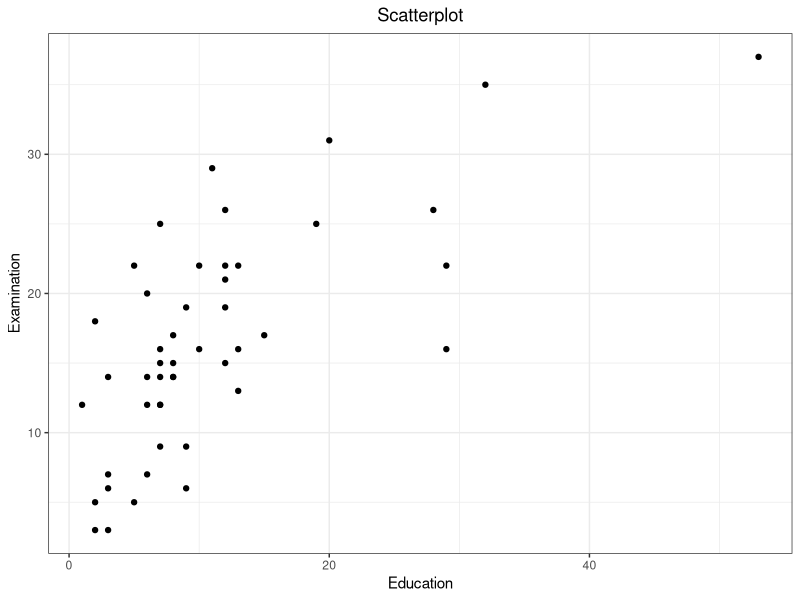

Recreate this plot in R.
## ---- chunk 1
knitr::opts_chunk$set(cache = TRUE, include = TRUE)
## ---- chunk 2

vec1 <- rep(5, 10) #vector of ten 5s

vec2 <- c(1:10) #vector counting from 1 to 10

vec3 <- seq(from = 1, to = 10, by = 1) #vector counting from 1 to 10

vec4 <- rep(NA, 10) #vector of 10 NAss

all_vecs <- cbind(vec1, vec2, vec3, vec4) #bind vectorss together using cbind
#we get four columns and ten rows

all_vecs2 <- rbind(vec1, vec2, vec3, vec4) #bind vectors together using rbind
#we get ten columns and four rows

## ---- chunk 3
set.seed(425)

#simulate 100 draws from N(2, 4)
draws <- rnorm(100, 2, 4)

#calculate proportion of draws above 3.1
sum(draws > 3.1)/length(draws)
#0.39

#using pnorm to retrieve the expected proportion of draws above 1.5
1 - pnorm(3.1, 2, 4)
#just about matches above!

#repeating the above with 100,000 draws
draws2 <- rnorm(10000, 2, 4)
sum(draws2 > 3.1)/length(draws2)
#0.3864, very similar

#We simulated 1 - CDF of N(2, 4) at x = 3.1 

## ---- chunk 4
#creating a container (here, a vector) into which we can dump the 1s and 0s. 
#We could do this with c() but it's more efficient to create
#a container of the proper size first 
draws_new <- vector("integer", length(draws))

#for loop that fills the container with 1 when draws > 3.1 and 0 elsewise
for (i in 1:length(draws)){
  if(draws[i] > 3.1){
    draws_new[i] <- 1
  } else draws_new[i] <- 0
}

sum(draws_new) #the number here looks familiar, no?

#repeat above using ifelse
draws_new2 <- ifelse(draws > 3.1, 1, 0)

#checking to make sure we have the same number
sum(draws_new2)
#yay! it is the same.

## ---- chunk 5
#loading in swiss dataset
data(swiss)

#find number of variables and number of observations
ncol(swiss); nrow(swiss)
#six variables, 47 observations

#summary
summary(swiss$Catholic)

#creating protestant variable
swiss$Protestant <- 100 - swiss$Catholic

#summary
summary(swiss$Protestant)

#finding mean of Protestant
mean(swiss$Protestant)
#58.86

## ---- chunk 6
#finding the type of swisss
class(swiss) 
typeof(swiss)

#corece swiss to a list
swiss_list <- as.list(swiss)

#View
View(swiss_list)

#get length of swiss dataset 
length(swiss)

#7 - this is because swiss is a dataframe and a dataframe is really a list of
#same length vectors. This fact helps dataframes mimic matrices.

#this is an example matrix
test_mat <- matrix(c(1, 0, 3, 2, 4, 5, 6, 8), nrow = 4, ncol = 2)
#this is the length
length(test_mat)
#8

#?length()
## ---- chunk 7
#creating container for for loop
medians <- vector("double", ncol(swiss))

#for loop that finds the median for each variable (column)
for (i in seq_along(swiss)){
  medians[i] <- median(swiss[, i])
}

#assigning the names of swiss (variable names/column headers) to the median
#vector
names(medians) <- names(swiss)

#print
print(medians)
## ---- chunk 8
#examine functions
?apply()
?sapply()
?lapply()


#using apply
medians2 <- apply(swiss, 2, median)
print(medians2)
typeof(medians2)
#it created a named vector

#using lapply
medians3 <- lapply(swiss, median)
print(medians3)
typeof(medians3)
#outputs a named list

#using sapply
medians4 <- sapply(swiss, median)
print(medians4)
typeof(medians4)
#outputs a named vector
## ---- chunk 9
library(ggplot2)

ggplot(swiss, aes(x = Education, y = Examination)) +
  geom_point() + 
  labs(x = "Education", y = "Examination", title = "Scatterplot") +
  theme_bw() +
  theme(plot.title = element_text(hjust = 0.5))

#looks there there could be a positive relationship between Examination and
#Education - as Examination score increases, Education also increases

## ---- chunk 10
#example 1
fun_ex1 <- function(params) {
  x <- params[1]
  y <- params[2]
  
  result <- x*y
  
  return(result)
}

#evaluate
fun_ex1(c(3,4))


#example 2
fun_ex2 <- function(x, y) {
  
  result <- x*y
  
  return(result)
}

#evaluate
fun_ex2(3,4)

## ---- chunk 11
#function for the above equation
my_fun <- function(params){
  x <- params[1]
  y <- params[2]
  z <- params[3]
  
  result <- x^2 + 3*x*y + sin(z)
  
  return(result)
}

#evaluating the function at x = 3/4, y = 13, z = 3.4
my_fun(c(3/4, 13, 3.4))
## ---- chunk 12
#a
a <- c(4, -5, 4, 1)
#b
b <- c(3, 2, -7, 17)

#A
A <- matrix(c(1, -3, 4, 5, 6, 8, 9, -10), ncol = 4)

#B
B <- matrix(c(4:1, 8, 14, -2, 1), ncol = 2)
## ---- chunk 13
#dot product
a %*% b
b %*% a

#Aa
A %*% a
#Yes we can, a 2x4 matrix can be multiplied by a 4x1 vector.
#A %*% t(a) #this will not work --> this means a is a column vector

#AB
AB <- A %*% B
solve(AB)
#yes it is invertible

#eigen vectors and values
eigen_AB <- eigen(AB)

#verifying that they are eigenvalues
sapply(eigen_AB$values, function(x) det(AB - diag(2)*x))

for (i in 1:2){
 print(AB %*% eigen_AB$vectors[ , i] - eigen_AB$values[i] * eigen_AB$vectors[, i])
}


